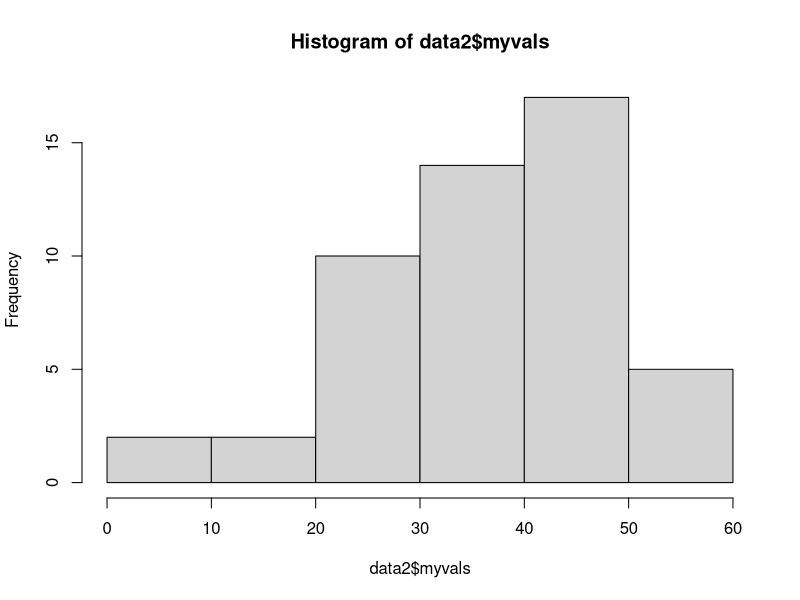

Write the R code that produced this figure. (Note: this script raises an error after producing the figure.)
set.seed(1)
data <- rnorm(50, 35, 15)
data2 <- data.frame(id=factor(1:50), myvals = round(data, 0))
hist(data2$myvals)

ggplot(data2, aes(x=myvals) ) +
  geom_histogram(aes(group=id), fill="grey75", color="white", size=0.25, breaks=seq(0, 60, 10))+
  geom_histogram(color="black", size=0.5, breaks=seq(0, 60, 10), , fill="transparent")+
  stat_bin(aes(
    label=scales::percent(..count../50) 
    #label=paste(..count.., scales::percent(..count../50), sep=":\n")
    ),
    geom="text", vjust=-1, breaks = seq(0, 60, 10)) +
  expand_limits(y=c(0, 20))+
  theme_grey()
